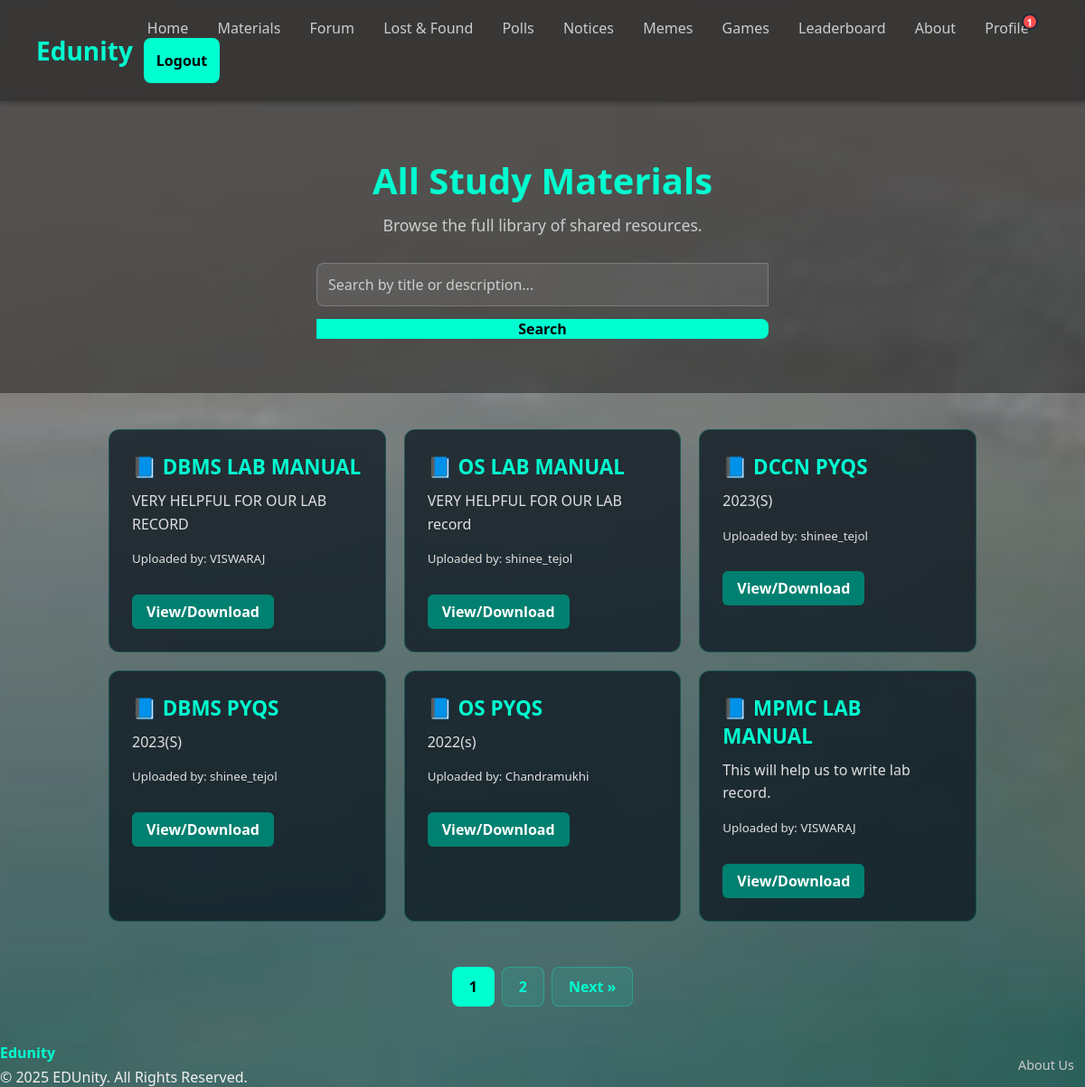
/materials/all/ (signed in), run on the app's committed database.
### studymaterials/models.py (models this page shows, shortened)
class Material(models.Model):
    title = models.CharField(max_length=200)
    description = models.TextField()
    uploaded_file = models.FileField(upload_to='study_materials/')
    uploaded_at = models.DateTimeField(auto_now_add=True)
    uploader = models.ForeignKey(User, on_delete=models.CASCADE)
    class Meta:
        ordering = ['-uploaded_at']

### studymaterials/views.py (the view)
# urls.py: path('all/', views.material_list_view, name='material_list'),
@login_required
def material_list_view(request):
    query = request.GET.get('q') # Get the search term from the URL
    all_materials_list = Material.objects.all()
    if query:
        all_materials_list = all_materials_list.filter(
            Q(title__icontains=query) | Q(description__icontains=query)
        )
    paginator = Paginator(all_materials_list, 6)
    page_number = request.GET.get('page')
    page_obj = paginator.get_page(page_number)
    return render(request, 'materials/material_list.html', {'materials': page_obj, 'query': query})

### core/context_processors.py (called while the page is built)
def notification_processor(request):
    if request.user.is_authenticated:
        friend_request_count = FriendRequest.objects.filter(to_user=request.user).count()
        unread_notification_count = Notification.objects.filter(recipient=request.user, is_read=False).count()
        total_notifications = friend_request_count + unread_notification_count
        return {'total_notifications': total_notifications}
    return {}

### templates/materials/material_list.html (shortened to what this page needs)
{% extends 'base.html' %}
{% block content %}
  <section class="hero">
    <h1>All Study Materials</h1>
    <p>Browse the full library of shared resources.</p>
    <form method="GET" action="{% url 'material_list' %}" class="search-form">
      <input type="text" name="q" placeholder="Search by title or description..." value="{{ query|default:'' }}">
      <button type="submit">Search</button>
    </form>
  </section>
  <section class="shared-materials">
    <div class="material-grid">
      {% for material in materials %}
        <div class="material-card">
          <h3>📘 {{ material.title }}</h3>
          <p>{{ material.description }}</p>
          <p><small>Uploaded by: {{ material.uploader.username }}</small></p>
          <a href="{{ material.uploaded_file.url }}" target="_blank">View/Download</a>
        </div>
      {% empty %}
        <p style="color: #ccc;">No materials found matching your search.</p>
      {% endfor %}
    </div>
    {% if materials.has_other_pages %}
      <div class="pagination">
        {% for num in materials.paginator.page_range %}
          {% if materials.number == num %}
            <span class="page-btn active">{{ num }}</span>
          {% else %}
            <a href="?q={{ query|default:'' }}&page={{ num }}" class="page-btn">{{ num }}</a>
          {% endif %}
        {% endfor %}
        {% if materials.has_next %}
          <a href="?q={{ query|default:'' }}&page={{ materials.next_page_number }}" class="page-btn">Next &raquo;</a>
        {% endif %}
      </div>
    {% endif %}
  </section>
{% endblock %}

### data on the page
Material: title "DBMS LAB MANUAL", description "VERY HELPFUL FOR OUR LAB RECORD", uploader.username "VISWARAJ"
Material: title "OS LAB MANUAL", description "VERY HELPFUL FOR OUR LAB record", uploader.username "shinee_tejol"
Material: title "DCCN PYQS", description "2023(S)", uploader.username "shinee_tejol"
Material: title "DBMS PYQS", description "2023(S)", uploader.username "shinee_tejol"
Material: title "OS PYQS", description "2022(s)", uploader.username "Chandramukhi"
Material: title "MPMC LAB MANUAL", description "This will help us to write lab record.", uploader.username "VISWARAJ"

### other printed values
{{ total_notifications }} "1"
{{ num }} "1"
{{ num }} "2"
